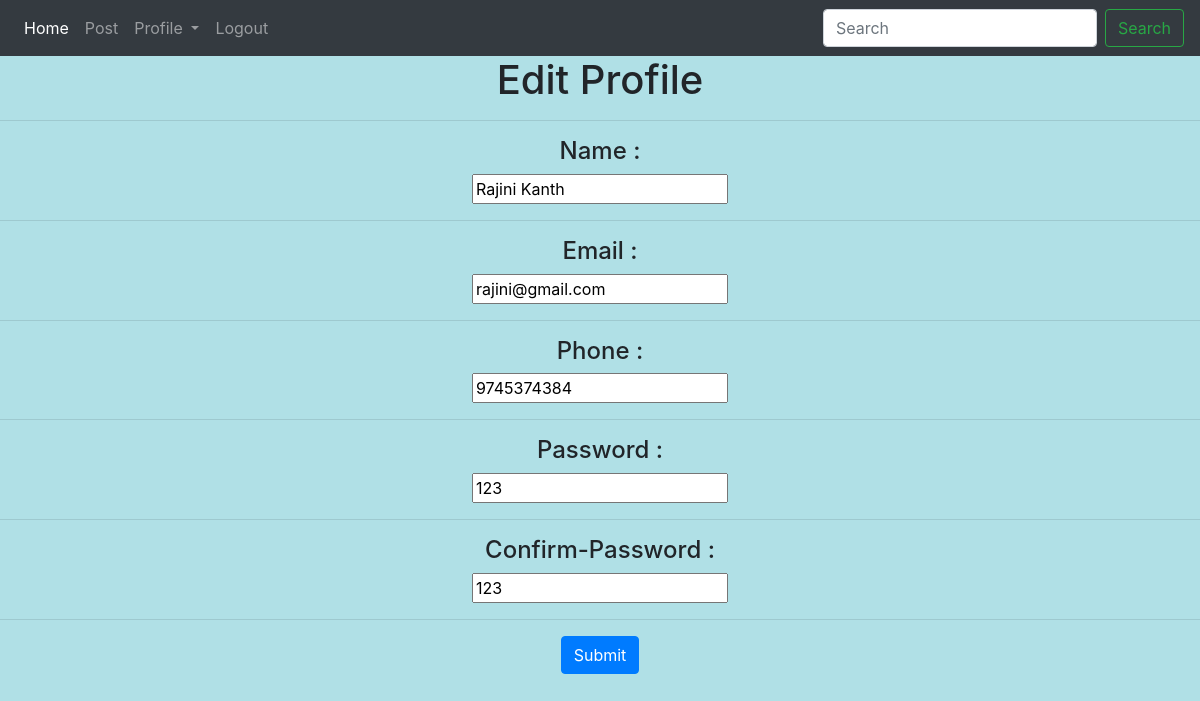
/home/6/edit, run on the app's committed database.
### blog/models.py (models this page shows, shortened)
class PUser(models.Model):
    username = models.CharField(max_length=250)
    name = models.CharField(max_length=200)
    email = models.EmailField(max_length=50)
    phone = models.CharField(max_length=50)
    password = models.CharField(max_length=250)
    confirm_password = models.CharField(max_length=250)

### blog/views.py (the view)
# urls.py: path('home/<int:pk>/edit',views.editprofile),
def editprofile(request,pk):
    user = PUser.objects.get(id=pk)
    form = UserForm(instance=user)
    if request.method == 'POST':
        form = PostForm(request.POST,instance=user)
        if form.is_valid():
            form.save()
            return redirect(f'/home/{ pk }')
    pk = pk
    context = {'form': form,'pk': pk}
    return render(request,'blog/edit.html',context)

### blog/form.py
class UserForm(ModelForm):
    class Meta:
        model = PUser
        fields = '__all__'

### blog/templates/blog/edit.html (shortened to what this page needs)
{% extends 'blog/main.html' %}
{% load static %}
{% block dash%}
<form method="POST" action="http://localhost:8000/home/{{ pk }}/edit">
    <div class="form-group center" align="center" padding='50px'>
        <h1> Edit Profile </h1>
        <hr>
        <h4> Name : </h4> {{form.name}}
        <hr>
        <h4> Email : </h4> {{form.email}}
        <hr>
        <h4> Phone : </h4> {{form.phone}}
        <hr>
        <h4> Password : </h4> {{form.password}}
        <hr>
        <h4> Confirm-Password : </h4> {{form.password}}
        <hr>
        <input type="submit" class="btn btn-primary" name="POST">
    </div
</form>
{% endblock %}

### data on the page
PUser: name "Rajini Kanth", email "rajini@gmail.com", phone "9745374384", password "123"
